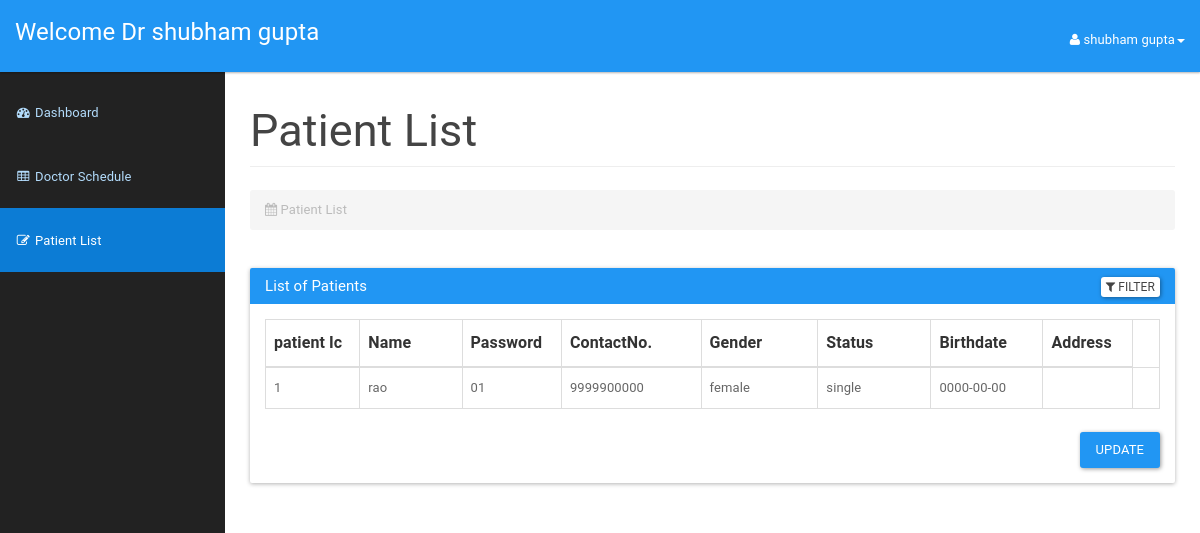
Page /doctor/patientlist.php (signed in) on the committed database.
### tables this page shows
CREATE TABLE `doctor` (
  `password` varchar(20) NOT NULL,
  `doctorId` int(3) NOT NULL,
  `maindoctorId` int(3) NOT NULL,
  `doctorFirstName` varchar(50) NOT NULL,
  `doctorLastName` varchar(50) NOT NULL,
  `doctorAddress` varchar(100) NOT NULL,
  `doctorPhone` varchar(15) NOT NULL,
  `doctorEmail` varchar(20) NOT NULL,
  `symptom` varchar(20) NOT NULL,
  `speciality` varchar(20) NOT NULL
);

CREATE TABLE `patient` (
  `icPatient` bigint(12) NOT NULL,
  `password` varchar(20) NOT NULL,
  `patientFirstName` varchar(20) NOT NULL,
  `patientLastName` varchar(20) NOT NULL,
  `patientMaritialStatus` varchar(10) NOT NULL,
  `patientDOB` date NOT NULL,
  `patientGender` varchar(10) NOT NULL,
  `patientAddress` varchar(100) NOT NULL,
  `patientPhone` varchar(15) NOT NULL,
  `patientEmail` varchar(100) NOT NULL
);

### doctor/patientlist.php (the view, shortened to what this page needs)
<?php
include_once '../assets/conn/dbconnect.php';
$usersession = $_SESSION['doctorSession'];
$res=mysqli_query($con,"SELECT * FROM doctor WHERE doctorId=".$usersession);
$userRow=mysqli_fetch_array($res,MYSQLI_ASSOC);
?>
<!DOCTYPE html>
<html lang="en">
    <head>
        <link href="assets/css/material.css" rel="stylesheet">
        <link href="assets/css/sb-admin.css" rel="stylesheet">
        <link href="assets/css/time/bootstrap-clockpicker.css" rel="stylesheet">
        <link href="assets/css/style.css" rel="stylesheet">
        <link href="assets/font-awesome/css/font-awesome.css" rel="stylesheet">
    </head>
    <body>
        <div id="wrapper">
            <nav class="navbar navbar-inverse navbar-fixed-top" role="navigation">
                <div class="navbar-header">
                    <a class="navbar-brand" href="doctordashboard.php">Welcome Dr <?php echo $userRow['doctorFirstName'];?> <?php echo $userRow['doctorLastName'];?></a>
                </div>
                <ul class="nav navbar-right top-nav">
                    <li class="dropdown">
                        <a href="#" class="dropdown-toggle" data-toggle="dropdown"><i class="fa fa-user"></i> <?php echo $userRow['doctorFirstName']; ?> <?php echo $userRow['doctorLastName']; ?><b class="caret"></b></a>
                    </li>
                </ul>
                <div class="collapse navbar-collapse navbar-ex1-collapse">
                    <ul class="nav navbar-nav side-nav">
                         <li>
                            <a href="doctordashboard.php"><i class="fa fa-fw fa-dashboard"></i> Dashboard</a>
                        </li>
                        <li>
                            <a href="addschedule.php"><i class="fa fa-fw fa-table"></i> Doctor Schedule</a>
                        </li>
                        <li class="active">
                            <a href="patientlist.php"><i class="fa fa-fw fa-edit"></i> Patient List</a>
                        </li>
                    </ul>
                </div>
            </nav>
            <div id="page-wrapper">
                <div class="container-fluid">
                    <div class="row">
                        <div class="col-lg-12">
                            <h2 class="page-header">
                            Patient List
                            </h2>
                            <ol class="breadcrumb">
                                <li class="active">
                                    <i class="fa fa-calendar"></i> Patient List
                                </li>
                            </ol>
                        </div>
                    </div>
                    <div class="panel panel-primary filterable">
                        <div class="panel-heading">
                            <h3 class="panel-title">List of Patients</h3>
                            <div class="pull-right">
                            <button class="btn btn-default btn-xs btn-filter"><span class="fa fa-filter"></span> Filter</button>
                        </div>
                        </div>
                        <div class="panel-body">
                        <table class="table table-hover table-bordered">
                            <thead>
                                <tr class="filters">
                                    <th><input type="text" class="form-control" placeholder="patient Ic" disabled></th>
                                    <th><input type="text" class="form-control" placeholder="Name" disabled></th>
                                    <th><input type="text" class="form-control" placeholder="Password" disabled></th>
                                    <th><input type="text" class="form-control" placeholder="ContactNo." disabled></th>
                                    <th><input type="text" class="form-control" placeholder="Gender" disabled></th>
                                    <th><input type="text" class="form-control" placeholder="Status" disabled></th>
                                    <th><input type="text" class="form-control" placeholder="Birthdate" disabled></th>
                                    <th><input type="text" class="form-control" placeholder="Address" disabled></th>
                                </tr>
                            </thead>
                            <?php
                            $result=mysqli_query($con,"SELECT * FROM patient");
                            while ($patientRow=mysqli_fetch_array($result)) {
                                echo "<tbody>";
                                echo "<tr>";
                                    echo "<td>" . $patientRow['icPatient'] . "</td>";
                                    echo "<td>" . $patientRow['patientLastName'] . "</td>";
                                    echo "<td>" . $patientRow['password'] . "</td>";
                                    echo "<td>" . $patientRow['patientPhone'] . "</td>";
                                    echo "<td>" . $patientRow['patientGender'] . "</td>";
                                    echo "<td>" . $patientRow['patientMaritialStatus'] . "</td>";
                                    echo "<td>" . $patientRow['patientDOB'] . "</td>";
                                    echo "<td>" . $patientRow['patientAddress'] . "</td>";
                                    echo "<form method='POST'>";
                                    echo "<td class='text-center'><a href='#' id='".$patientRow['icPatient']."' class='delete'><span class='glyphicon glyphicon-trash' aria-hidden='true'></span></a>
                            </td>";
                            }
                                echo "</tr>";
                           echo "</tbody>";
                       echo "</table>";
                       echo "<div class='panel panel-default'>";
                       echo "<div class='col-md-offset-3 pull-right'>";
                       echo "<button class='btn btn-primary' type='submit' value='Submit' name='submit'>Update</button>";
                        echo "</div>";
                        echo "</div>";
                        ?>
                        </div>
                    </div>
                </div>
            </div>
    </body>
</html>

### doctor/assets/css/sb-admin.css (style rules this page uses)
body { margin-top: 100px; background-color: #222; }
@media (min-width:768px) { body { margin-top: 50px; } }
#wrapper { padding-left: 0; }
#page-wrapper { min-height: 900px !important; width: 100%; padding: 0; background-color: #fff; }
@media (min-width:768px) { #wrapper { padding-left: 225px; } }
@media (min-width:768px) { #page-wrapper { padding: 10px; } }
.top-nav { padding: 0 15px; }
.top-nav>li { display: inline-block; float: left; }
.top-nav>li>a { padding-top: 17px; padding-bottom: 10px; line-height: 45px; color: white; }
@media (min-width:768px) { .side-nav { position: fixed; top: 80px; left: 225px; width: 225px; margin-left: -225px; border: none; border-radius: 0; overflow-y: auto; background-color: #222; bottom: 0; overflow-x: hidden; padding-bottom: 40px; } }
@media (min-width:768px) { .side-nav>li>a { width: 225px; } }

### doctor/assets/css/style.css (style rules this page uses)
.filterable { margin-top: 15px; }
.filterable .panel-heading .pull-right { margin-top: -20px; }
.filterable .filters input[disabled] { background-color: transparent; border: none; cursor: auto; box-shadow: none; padding: 0; height: auto; }

### rows in the picture
doctor: doctorFirstName "shubham", doctorLastName "gupta"
patient: icPatient "1", patientLastName "rao", password "01", patientPhone "9999900000", patientGender "female", patientMaritialStatus "single", patientDOB "0000-00-00"
